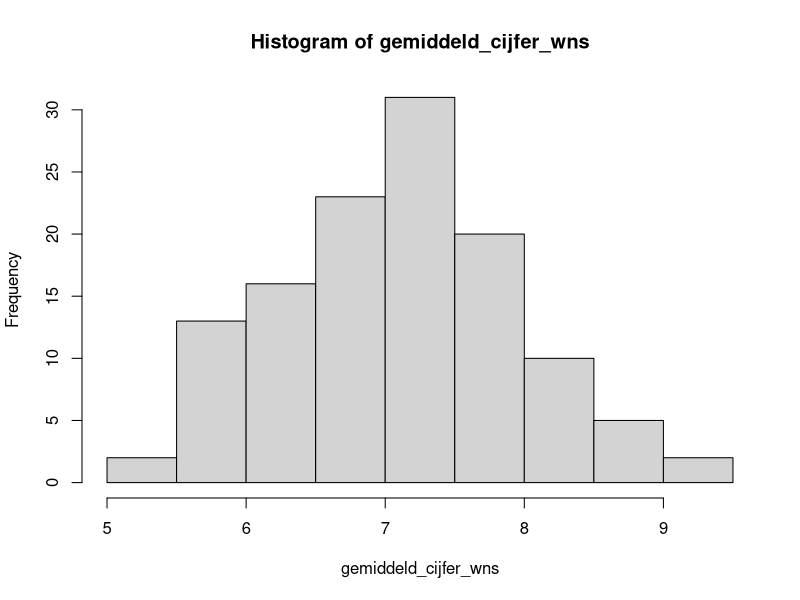

Generate this figure with R:
## ---- chunk 1
knitr::opts_chunk$set(echo = TRUE)
#opties voor themes: spacelab, readable, united, yeti
## ---- chunk 2
## inladen packages

## aanmaken dummydata
set.seed(1)

decimalen_wiskunde <- rnorm(160, 7.0, 2.6)
Wiskunde_eindcijfer <- round(decimalen_wiskunde, 1)[decimalen_wiskunde <= 10 & decimalen_wiskunde >= 4.5]

decimalen_scheikunde <- rnorm(160, 6.7, 2.2)
scheikunde_eindcijfer <- round(decimalen_scheikunde, 1)[decimalen_scheikunde <= 10 & decimalen_scheikunde >= 4.5]

decimalen_natuurkunde <- rnorm(160, 6.9, 2.4)
natuurkunde_eindcijfer <- round(decimalen_natuurkunde, 1)[decimalen_natuurkunde <= 10 & decimalen_natuurkunde >= 4.5]

wns_eindcijfers <- cbind(Wiskunde_eindcijfer, scheikunde_eindcijfer, natuurkunde_eindcijfer)

gemiddeld_cijfer_wns <- apply(wns_eindcijfers, 1, mean)

gemiddeld_cijfer_wns_n30 <- sample(gemiddeld_cijfer_wns, 30)
## ---- chunk 3
mean(gemiddeld_cijfer_wns)
sd(gemiddeld_cijfer_wns)
hist(gemiddeld_cijfer_wns)
## ---- chunk 4

#lillie.test (gemiddeld_cijfer_wns)
## ---- chunk 5
shapiro.test(gemiddeld_cijfer_wns_n30)
## ---- chunk 6
t.test(gemiddeld_cijfer_wns, mu = 6.8) 
